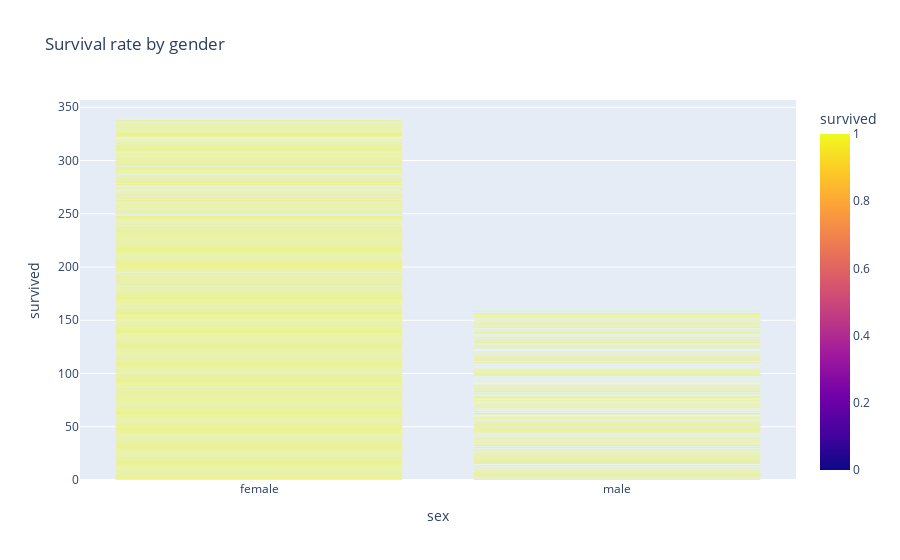

Notebook code for this chart:
### Code cell
#bar plot showing survivors and those who did not survive by gender

fig_bar = px.bar(
    df, x='sex', y='survived', color='survived',
    title='Survival rate by gender'
)
fig_bar.show()

### Figure 1 — Plotly figure (JSON) as saved in the notebook; plotly's stock layout.template omitted (floating-point values rounded to 4 significant figures; data arrays with more than 128 entries replaced by an {"elided": "..."} marker saying what was removed)
{"data": [{"alignmentgroup": "True", "hovertemplate": "sex=%{x}<br>survived=%{marker.color}<extra></extra>", "legendgroup": "", "marker": {"color": {"elided": "1309 int values"}, "coloraxis": "coloraxis", "pattern": {"shape": ""}}, "name": "", "offsetgroup": "", "orientation": "v", "showlegend": false, "textposition": "auto", "type": "bar", "x": {"elided": "1309 str values"}, "xaxis": "x", "y": {"elided": "1309 int values"}, "yaxis": "y"}], "layout": {"barmode": "relative", "coloraxis": {"colorbar": {"title": {"text": "survived"}}, "colorscale": [[0, "#0d0887"], [0.1111, "#46039f"], [0.2222, "#7201a8"], [0.3333, "#9c179e"], [0.4444, "#bd3786"], [0.5556, "#d8576b"], [0.6667, "#ed7953"], [0.7778, "#fb9f3a"], [0.8889, "#fdca26"], [1, "#f0f921"]]}, "legend": {"tracegroupgap": 0}, "title": {"text": "Survival rate by gender"}, "xaxis": {"anchor": "y", "domain": [0, 1], "title": {"text": "sex"}}, "yaxis": {"anchor": "x", "domain": [0, 1], "title": {"text": "survived"}}}}
